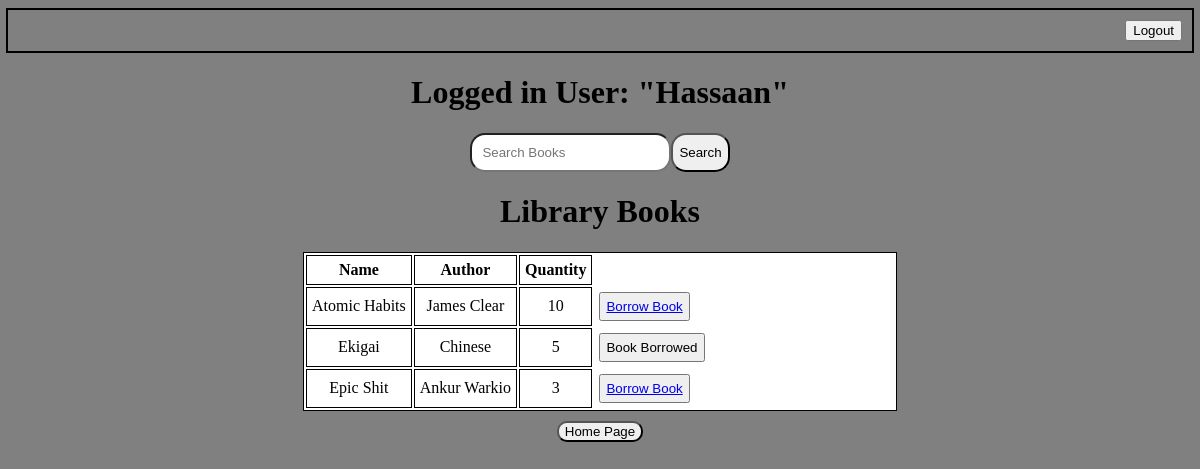
/search-book/ (signed in), run on an earlier commit of the app's database.
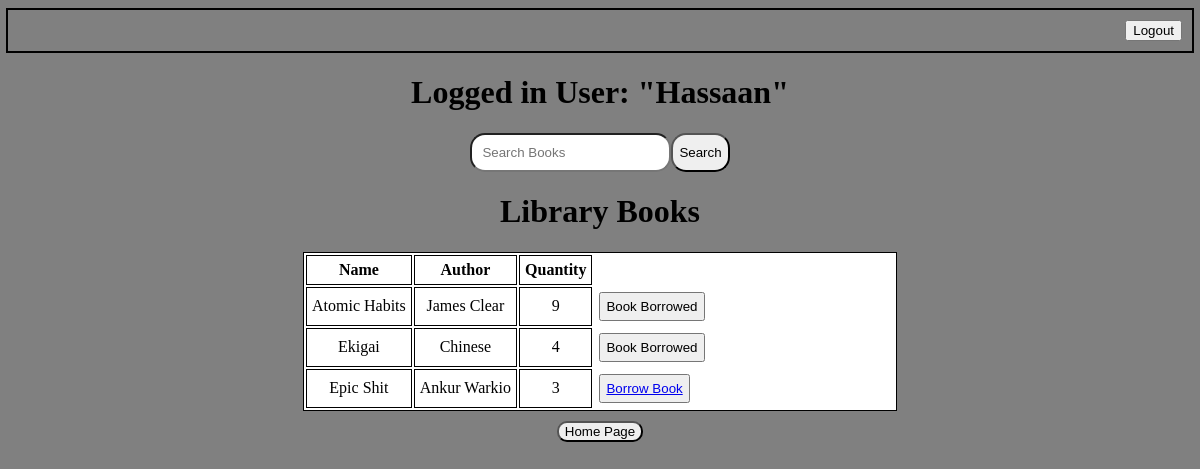
And on a later commit of the database.
### apps/Books/models.py (models this page shows, shortened)
class Books(models.Model):
    name = models.CharField(max_length=50)
    author = models.CharField(max_length=50)
    quantity = models.IntegerField()
    class Meta:
        verbose_name_plural = 'Books'

### apps/Books/views.py (the view)
# urls.py: path('search-book/', views.search_book_view, name='search_book'),
@login_required(login_url='login')
def search_book_view(request):
    borrowed_books_ids = BorrowedBook.objects.filter(
        user=request.user,
        is_returned=False,
    ).values_list('book_id', flat=True)
    if request.method == 'GET':
        searched_book = request.GET.get('book', '').strip()
        book = Books.objects.filter(name__icontains=searched_book)
        return render(
            request,
            'Books/search_books.html',
            {
                'book': (book),
                'query':searched_book,
                'borrowed_books_ids': borrowed_books_ids,
            })

### apps/Books/templates/Books/search_books.html (shortened to what this page needs)
<!DOCTYPE html>
<html lang="en">
<head>
</head>
<body style='background-color: grey; justify-items: center;'>
    {% if request.user.is_authenticated %}
        <div style='border: 2px solid; width: 100%; justify-items: end;  margin-bottom: 5px;'>
            <div style='padding: 10px;'>
                <a href="{% url "logout" %}"><button>Logout</button></a>
            </div>
        </div>
        <h1>Logged in User: "{{ request.user }}"</h1>
        <form action="{% url 'search_book' %}" method="GET">
            <div style='display: flex'>
                <input style='border-radius: 15px; padding: 10px; width: 100%;'
                type="text" name='book' placeholder='Search Books' value={{query}}>
                <button type="submit" style='border-radius: 15px;'>Search</button>
            </div>
        </form>
        <h1>Library Books</h1>
        <div style='border: 0.5px solid; background-color: white; width: 50%'>
            <table>
                <tr>
                    <th style='border: 1px solid; padding: 5px;'>Name</th>
                    <th style='border: 1px solid; padding: 5px;'>Author</th>
                    <th style='border: 1px solid; padding: 5px;'>Quantity</th>
                </tr>
                {% for book in book %}
                    <tr>
                        <td style='border: 1px solid; padding: 5px; text-align: center;'>{{ book.name }}</td>
                        <td style='border: 1px solid; padding: 5px; text-align: center;'>{{ book.author }}</td>
                        <td style='border: 1px solid; padding: 5px; text-align: center;'>{{ book.quantity }}</td>
                        {% if book.id in borrowed_books_ids %}
                            <td style='padding: 5px;'><button style='padding: 5px;'>Book Borrowed</button></td>
                        {% else %}
                            <td style='padding: 5px;'><button style='cursor: pointer; padding: 5px;'><a href="{% url "borrow_book" book.id %}">Borrow Book</a></button></td>
                        {% endif %}
                    </tr>
                {% endfor %}
            </table>
        </div>
    {% endif %}
    <div style='margin-top: 10px;'>
        <a href="{% url 'books_view' %}"><button style='border-radius: 10px;'>Home Page</button></a>
    </div>
</body>
</html>

What changed in the data, as far as the page shows it:
changed Books "Atomic Habits": quantity "10" → "9"; text "Borrow Book" → "Book Borrowed"
changed Books "Ekigai": quantity "5" → "4"
